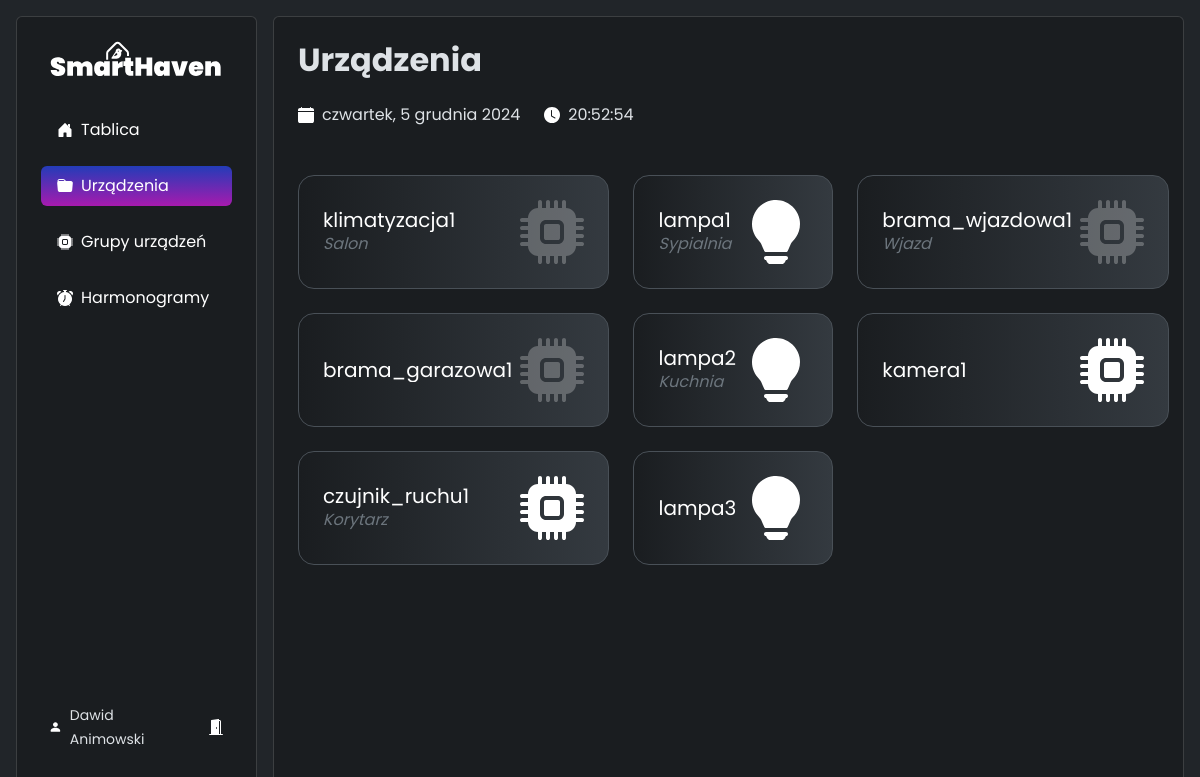
/app/devices, run on the app's committed database.
### tables this page shows
CREATE TABLE `Device` (
  `DeviceID` int NOT NULL AUTO_INCREMENT,
  `DeviceTypeID` int DEFAULT NULL,
  `DeviceName` varchar(100) NOT NULL,
  `Location` varchar(100) DEFAULT NULL,
  PRIMARY KEY (`DeviceID`),
  KEY `DeviceTypeID` (`DeviceTypeID`),
  CONSTRAINT `Device_ibfk_1` FOREIGN KEY (`DeviceTypeID`) REFERENCES `DeviceType` (`DeviceTypeID`) ON DELETE SET NULL
);

### Autoloader.php (called while the page is built, shortened)
<?php
class Autoloader
{
    private static array $directories = [];
    public static function register(string $baseNamespace, string $directory): void
    {
        $directory = rtrim($directory, '/\\').DIRECTORY_SEPARATOR;
        self::$directories[$baseNamespace] = $directory;
    }
    public static function autoload(string $className): void
    {
        foreach (self::$directories as $baseNamespace => $directory) {
            if (str_starts_with($className, $baseNamespace)) {
                $className = substr($className, strlen($baseNamespace));
                $className = ltrim($className, '\\');
                $path = str_replace('\\', DIRECTORY_SEPARATOR, $className);
                $file = $directory.$path.'.php';
                if (file_exists($file)) {
                    return;
                }
            }
        }
    }
}

### Services/DeviceService.php (called while the page is built, shortened)
<?php
class DeviceService
{
    private DatabaseConnection $db;
    private DeviceTypeService $deviceTypeService;
    public function __construct(DatabaseConnection $db)
    {
        $this->db = $db;
        $this->deviceTypeService = new DeviceTypeService($db);
    }
    public function getDevices(): array
    {
        $sql = "SELECT d.DeviceID, d.DeviceName, d.DeviceTypeID, d.Location
                FROM Device d";
        $result = $this->db->query($sql);
        $devices = [];
        foreach ($result as $row) {
            $deviceType = $this->deviceTypeService->getDeviceTypeById($row['DeviceTypeID']);
            $status = $this->getDeviceStatus($row['DeviceID']);
            $device = new Device(
                $row['DeviceID'],
                $row['DeviceName'],
                $deviceType,
                $row['Location'],
                $status
            );
            $devices[] = $device;
        }
        return $devices;
    }
    private function getDeviceStatus(int $deviceId): bool
    {
        $query = "SELECT Value FROM DeviceParameter WHERE DeviceID = :deviceId AND ParameterID = 1";
        $params = [':deviceId' => $deviceId];
        try {
            $result = $this->db->query($query, $params);
            if (count($result) > 0) {
                return $result[0]['Value'] === '1';
            }
            return false;
        } catch (Exception $e) {
            echo $e->getMessage();
            return false;
        }
    }
}

### Lib/DatabaseConnection.php (called while the page is built, shortened)
<?php
class DatabaseConnection
{
    private ?PDO $pdo;
    private string $dsn = 'mysql:host=db;port=3306;dbname=smarthaven';
    private string $username = 'smarthaven';
    private string $password = 'smarthaven';
    private function openConnection()
    {
        $this->pdo = new PDO($this->dsn, $this->username, $this->password);
    }
    private function closeConnection(): void
    {
        $this->pdo = null;
    }
    public function query(string $query, array $params = []): array
    {
        $statement = $this->pdo->prepare($query);
        $statement->execute($params);
        $result = $statement->fetchAll(PDO::FETCH_ASSOC);
        return $result;
    }
}
?>

### Entity/Device.php (called while the page is built, shortened)
<?php
class Device
{
    private int $id;
    private string $name;
    private ?string $room;
    private bool $state;
    public function __construct(int $id, string $name, DeviceType $type, ?string $room, bool $state)
    {
        $this->id = $id;
        $this->name = $name;
        $this->room = $room;
        $this->state = $state;
    }
    public function getId(): int
    {
        return $this->id;
    }
    public function getName(): string
    {
        return $this->name;
    }
    public function getRoom(): ?string
    {
        return $this->room;
    }
    public function getState(): bool
    {
        return $this->state;
    }
}

### UI/components/Devices.php (the view, shortened to what this page needs)
<?php
class Devices implements UIElement
{
    private array $devices = [];
    public function __construct(DatabaseConnection $db)
    {
        $this->deviceService = new DeviceService($db);
        $this->devices = $this->deviceService->getDevices();
    }
    public function render(): string
    {
        $header = new Header('Urządzenia');
        $html = $header->render();
        $html .= "<div class='d-grid gap-4 devices py-5'>";
        foreach ($this->devices as $device) {
            $html .= "
            <a class='rounded-4 p-4 device-card d-flex gap-2 justify-content-between align-items-center text-decoration-none text-white' href='/devices/{$device->getId()}'>
                <div class='d-flex flex-column justify-content-center'>
                    <h5 class='mb-0 text-truncate' title='{$device->getName()}'>{$device->getName()}</h5>
                    <p class='m-0 text-secondary'><em>{$device->getRoom()}</em></p>
                </div>
                <svg class='".($device->getState() == 0 ? 'opacity-25' : '')."' width='64' height='64' viewBox='0 0 64 64' fill='none' xmlns='http://www.w3.org/2000/svg'>
                    ".$this->getDeviceIcon($device->getType()->getId())."
                </svg>
            </a>";
        }
        $html .= "</div>";
        return $html;
    }
    private function getDeviceIcon(string $type): string
    {
        switch ($type) {
            case 2:
                return '
                <g clip-path="url(#clip0_5507_2136)">
                    <path d="M8.00002 24C7.9999 20.0368 8.98121 16.1353 10.8563 12.6439C12.7315 9.15238 15.442 6.17959 18.746 3.99094C22.05 1.8023 25.8446 0.465915 29.7909 0.101127C33.7373 -0.263661 37.7125 0.354498 41.3617 1.90041C45.0109 3.44632 48.2205 5.87186 50.7039 8.96046C53.1873 12.0491 54.8671 15.7046 55.5935 19.6006C56.3198 23.4966 56.0701 27.5119 54.8665 31.2878C53.6629 35.0638 51.543 38.483 48.696 41.24C47.884 42.024 47.26 42.84 46.884 43.716L43.836 50.792C43.6814 51.1506 43.4251 51.4561 43.0988 51.6708C42.7726 51.8855 42.3906 51.9999 42 52H22C21.6088 52.0007 21.2259 51.8866 20.8989 51.6719C20.5718 51.4572 20.3149 51.1512 20.16 50.792L17.116 43.712C16.677 42.7789 16.0617 41.9395 15.304 41.24C12.9898 39.0052 11.1501 36.3266 9.89512 33.3643C8.64012 30.4021 7.99556 27.2171 8.00002 24ZM20 58C20 57.4696 20.2107 56.9609 20.5858 56.5858C20.9609 56.2107 21.4696 56 22 56H42C42.5305 56 43.0392 56.2107 43.4142 56.5858C43.7893 56.9609 44 57.4696 44 58C44 58.5304 43.7893 59.0391 43.4142 59.4142C43.0392 59.7893 42.5305 60 42 60L41.104 61.788C40.7721 62.4523 40.2617 63.0111 39.6301 63.4018C38.9985 63.7925 38.2707 63.9996 37.528 64H26.472C25.7294 63.9996 25.0015 63.7925 24.3699 63.4018C23.7383 63.0111 23.228 62.4523 22.896 61.788L22 60C21.4696 60 20.9609 59.7893 20.5858 59.4142C20.2107 59.0391 20 58.5304 20 58Z" fill="white"/>
                </g>
                <defs>
                    <clipPath id="clip0_5507_2136">
                        <rect width="64" height="64" fill="white"/>
                    </clipPath>
                </defs>';
            default:
                return '
                <g clip-path="url(#clip0_5533_170)">
                    <path d="M26 24C25.4696 24 24.9609 24.2107 24.5858 24.5858C24.2107 24.9609 24 25.4696 24 26V38C24 38.5304 24.2107 39.0391 24.5858 39.4142C24.9609 39.7893 25.4696 40 26 40H38C38.5304 40 39.0391 39.7893 39.4142 39.4142C39.7893 39.0391 40 38.5304 40 38V26C40 25.4696 39.7893 24.9609 39.4142 24.5858C39.0391 24.2107 38.5304 24 38 24H26Z" fill="white"/>
                    <path d="M22 2C22 1.46957 21.7893 0.960859 21.4142 0.585786C21.0391 0.210714 20.5304 0 20 0C19.4696 0 18.9609 0.210714 18.5858 0.585786C18.2107 0.960859 18 1.46957 18 2V8C15.3478 8 12.8043 9.05357 10.9289 10.9289C9.05357 12.8043 8 15.3478 8 18H2C1.46957 18 0.960859 18.2107 0.585786 18.5858C0.210714 18.9609 0 19.4696 0 20C0 20.5304 0.210714 21.0391 0.585786 21.4142C0.960859 21.7893 1.46957 22 2 22H8V26H2C1.46957 26 0.960859 26.2107 0.585786 26.5858C0.210714 26.9609 0 27.4696 0 28C0 28.5304 0.210714 29.0391 0.585786 29.4142C0.960859 29.7893 1.46957 30 2 30H8V34H2C1.46957 34 0.960859 34.2107 0.585786 34.5858C0.210714 34.9609 0 35.4696 0 36C0 36.5304 0.210714 37.0391 0.585786 37.4142C0.960859 37.7893 1.46957 38 2 38H8V42H2C1.46957 42 0.960859 42.2107 0.585786 42.5858C0.210714 42.9609 0 43.4696 0 44C0 44.5304 0.210714 45.0391 0.585786 45.4142C0.960859 45.7893 1.46957 46 2 46H8C8 48.6522 9.05357 51.1957 10.9289 53.0711C12.8043 54.9464 15.3478 56 18 56V62C18 62.5304 18.2107 63.0391 18.5858 63.4142C18.9609 63.7893 19.4696 64 20 64C20.5304 64 21.0391 63.7893 21.4142 63.4142C21.7893 63.0391 22 62.5304 22 62V56H26V62C26 62.5304 26.2107 63.0391 26.5858 63.4142C26.9609 63.7893 27.4696 64 28 64C28.5304 64 29.0391 63.7893 29.4142 63.4142C29.7893 63.0391 30 62.5304 30 62V56H34V62C34 62.5304 34.2107 63.0391 34.5858 63.4142C34.9609 63.7893 35.4696 64 36 64C36.5304 64 37.0391 63.7893 37.4142 63.4142C37.7893 63.0391 38 62.5304 38 62V56H42V62C42 62.5304 42.2107 63.0391 42.5858 63.4142C42.9609 63.7893 43.4696 64 44 64C44.5304 64 45.0391 63.7893 45.4142 63.4142C45.7893 63.0391 46 62.5304 46 62V56C48.6522 56 51.1957 54.9464 53.0711 53.0711C54.9464 51.1957 56 48.6522 56 46H62C62.5304 46 63.0391 45.7893 63.4142 45.4142C63.7893 45.0391 64 44.5304 64 44C64 43.4696 63.7893 42.9609 63.4142 42.5858C63.0391 42.2107 62.5304 42 62 42H56V38H62C62.5304 38 63.0391 37.7893 63.4142 37.4142C63.7893 37.0391 64 36.5304 64 36C64 35.4696 63.7893 34.9609 63.4142 34.5858C63.0391 34.2107 62.5304 34 62 34H56V30H62C62.5304 30 63.0391 29.7893 63.4142 29.4142C63.7893 29.0391 64 28.5304 64 28C64 27.4696 63.7893 26.9609 63.4142 26.5858C63.0391 26.2107 62.5304 26 62 26H56V22H62C62.5304 22 63.0391 21.7893 63.4142 21.4142C63.7893 21.0391 64 20.5304 64 20C64 19.4696 63.7893 18.9609 63.4142 18.5858C63.0391 18.2107 62.5304 18 62 18H56C56 15.3478 54.9464 12.8043 53.0711 10.9289C51.1957 9.05357 48.6522 8 46 8V2C46 1.46957 45.7893 0.960859 45.4142 0.585786C45.0391 0.210714 44.5304 0 44 0C43.4696 0 42.9609 0.210714 42.5858 0.585786C42.2107 0.960859 42 1.46957 42 2V8H38V2C38 1.46957 37.7893 0.960859 37.4142 0.585786C37.0391 0.210714 36.5304 0 36 0C35.4696 0 34.9609 0.210714 34.5858 0.585786C34.2107 0.960859 34 1.46957 34 2V8H30V2C30 1.46957 29.7893 0.960859 29.4142 0.585786C29.0391 0.210714 28.5304 0 28 0C27.4696 0 26.9609 0.210714 26.5858 0.585786C26.2107 0.960859 26 1.46957 26 2V8H22V2ZM26 20H38C39.5913 20 41.1174 20.6321 42.2426 21.7574C43.3679 22.8826 44 24.4087 44 26V38C44 39.5913 43.3679 41.1174 42.2426 42.2426C41.1174 43.3679 39.5913 44 38 44H26C24.4087 44 22.8826 43.3679 21.7574 42.2426C20.6321 41.1174 20 39.5913 20 38V26C20 24.4087 20.6321 22.8826 21.7574 21.7574C22.8826 20.6321 24.4087 20 26 20Z" fill="white"/>
                </g>
                <defs>
                    <clipPath id="clip0_5533_170">
                        <rect width="64" height="64" fill="white"/>
                    </clipPath>
                </defs>';
        }
    }
}

### data on the page
device: DeviceName "klimatyzacja1", Location "Salon"
device: DeviceName "lampa1", Location "Sypialnia"
device: DeviceName "brama_wjazdowa1", Location "Wjazd"
device: DeviceName "brama_garazowa1"
device: DeviceName "lampa2", Location "Kuchnia"
device: DeviceName "kamera1"
device: DeviceName "czujnik_ruchu1", Location "Korytarz"
device: DeviceName "lampa3"

### other printed values
$this->title "Urządzenia"
